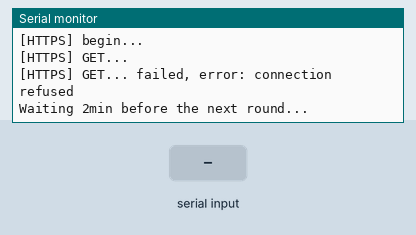
A sketch run on a simulated ESP8266 (Wemos D1 mini). Parts: the last lines printed to the serial monitor. The test bench sets the inputs (shaded band). WiFi joins after 1.5 s; servers stay silent unless stated.

Above: at 2.7 s.
2.8 s: "1" received over Serial
At 7.1 s:
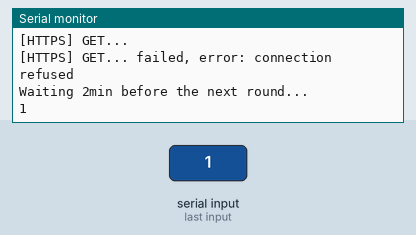
10.6 s: "0" received over Serial
At 12.8 s:
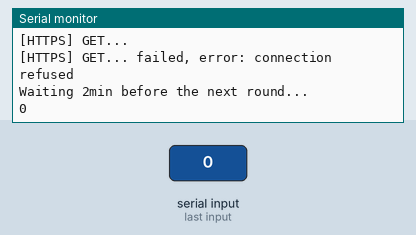
18.4 s: "2" received over Serial
At 23.7 s:
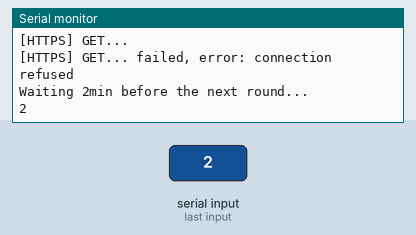

The sketch:

wemos.ino
```cpp
#include <Arduino.h>
#include <ESP8266WiFi.h>
#include <ESP8266HTTPClient.h>
#include <WiFiClientSecureBearSSL.h>
#include <SoftwareSerial.h>

SoftwareSerial mySerial (D2, D1);
// Replace with your network credentials
const char* ssid = "Rahasia_ net";
const char* password = "Satuduatiga";

String data;

void setup() {
  // put your setup code here, to run once:
Serial.begin(115200);
mySerial.begin(115200);
WiFi.mode(WIFI_STA);
  WiFi.begin(ssid, password);
  Serial.println();
  Serial.print("Connecting to ");
  Serial.println(ssid);

  WiFi.begin(ssid, password);

  while (WiFi.status() != WL_CONNECTED) {
    delay(500);
    Serial.print(".");
  }
  Serial.println("");
  Serial.println("WiFi connected");
}

void loop() {
    unsigned long currentMillis = millis();
  unsigned long previousMillis = 0;
  const long interval = 3000;
//  String data = "panjang=26&lebar=8";
  if(currentMillis - previousMillis >= interval)
  {
    previousMillis = currentMillis;
    while (Serial.available() > 0) {
//      delay(10);
      char c = Serial.read();
      data += c;
    }
    if (data.length() > 0) {
      Serial.println (data);
      delay(500);
      data = "";
    }
  }
//  -------------------------------------------Kirim Data Ke website
  if ((WiFi.status() == WL_CONNECTED)) {

    std::unique_ptr<BearSSL::WiFiClientSecure>client(new BearSSL::WiFiClientSecure);

    // Ignore SSL certificate validation
    client->setInsecure();

    //create an HTTPClient instance
    HTTPClient https;

  String url = "https://sepatu.solidvvproject.id/Home?";
    url += data;

    Serial.print("[HTTPS] begin...\n");
    if (https.begin(*client, url)) {  // HTTPS
      Serial.print("[HTTPS] GET...\n");
      // start connection and send HTTP header
      int httpCode = https.GET();
      // httpCode will be negative on error
      if (httpCode > 0) {
        // HTTP header has been send and Server response header has been handled
        Serial.printf("[HTTPS] GET... code: %d\n", httpCode);
        // file found at server
        if (httpCode == HTTP_CODE_OK || httpCode == HTTP_CODE_MOVED_PERMANENTLY) {
          String payload = https.getString();
          Serial.println(payload);
        }
      } else {
        Serial.printf("[HTTPS] GET... failed, error: %s\n", https.errorToString(httpCode).c_str());
      }

      https.end();
    } else {
      Serial.printf("[HTTPS] Unable to connect\n");
    }
  }
  Serial.println();
  Serial.println("Waiting 2min before the next round...");
  delay(5000);
}
```

Measured:
- after the input at 2.8 s, the serial monitor: prints a new line after 3.9 s (image 1)
- after the input at 10.6 s, the serial monitor: prints a new line after 1.8 s (image 2)
- after the input at 18.4 s, the serial monitor: prints a new line after 4.9 s (image 3)
